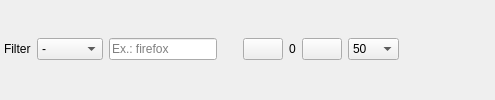
        <widget class="QFrame" name="navToolBar">
         <property name="frameShape">
          <enum>QFrame::Shape::NoFrame</enum>
         </property>
         <property name="frameShadow">
          <enum>QFrame::Shadow::Raised</enum>
         </property>
         <layout class="QHBoxLayout" name="horizontalLayout_17">
          <property name="leftMargin">
           <number>4</number>
          </property>
          <property name="topMargin">
           <number>2</number>
          </property>
          <property name="rightMargin">
           <number>4</number>
          </property>
          <property name="bottomMargin">
           <number>4</number>
          </property>
          <item>
           <widget class="QLabel" name="label_4">
            <property name="text">
             <string>Filter</string>
            </property>
           </widget>
          </item>
          <item>
           <widget class="QComboBox" name="comboAction">
            <item>
             <property name="text">
              <string>-</string>
             </property>
            </item>
            <item>
             <property name="text">
              <string>Allow</string>
             </property>
             <property name="icon">
              <iconset theme="emblem-default">
               <normaloff>../../../../../../../../../../../../../../../../../../../../../../../../../../../../../../../../../../../../../../../../../../../../../../../../../../../../../../../../../../../../../../../../../../../../../../../../../../../../../../../../../../../../../../../../../../../../../../../../../../../../../../../../../../../../../../../../../../../../.designer/backup</normaloff>../../../../../../../../../../../../../../../../../../../../../../../../../../../../../../../../../../../../../../../../../../../../../../../../../../../../../../../../../../../../../../../../../../../../../../../../../../../../../../../../../../../../../../../../../../../../../../../../../../../../../../../../../../../../../../../../../../../../.designer/backup</iconset>
             </property>
            </item>
            <item>
             <property name="text">
              <string>Drop</string>
             </property>
             <property name="icon">
              <iconset theme="emblem-important">
               <normaloff>../../../../../../../../../../../../../../../../../../../../../../../../../../../../../../../../../../../../../../../../../../../../../../../../../../../../../../../../../../../../../../../../../../../../../../../../../../../../../../../../../../../../../../../../../../../../../../../../../../../../../../../../../../../../../../../../../../../../.designer/backup</normaloff>../../../../../../../../../../../../../../../../../../../../../../../../../../../../../../../../../../../../../../../../../../../../../../../../../../../../../../../../../../../../../../../../../../../../../../../../../../../../../../../../../../../../../../../../../../../../../../../../../../../../../../../../../../../../../../../../../../../../.designer/backup</iconset>
             </property>
            </item>
            <item>
             <property name="text">
              <string>Reject</string>
             </property>
             <property name="icon">
              <iconset theme="window-close">
               <normaloff>../../../../../../../../../../../../../../../../../../../../../../../../../../../../../../../../../../../../../../../../../../../../../../../../../../.designer/backup</normaloff>../../../../../../../../../../../../../../../../../../../../../../../../../../../../../../../../../../../../../../../../../../../../../../../../../../.designer/backup</iconset>
             </property>
            </item>
           </widget>
          </item>
          <item>
           <widget class="QLineEdit" name="filterLine">
            <property name="text">
             <string notr="true" />
            </property>
            <property name="frame">
             <bool>true</bool>
            </property>
            <property name="placeholderText">
             <string>Ex.: firefox</string>
            </property>
            <property name="clearButtonEnabled">
             <bool>true</bool>
            </property>
           </widget>
          </item>
          <item>
           <spacer name="horizontalSpacer_3">
            <property name="orientation">
             <enum>Qt::Horizontal</enum>
            </property>
            <property name="sizeType">
             <enum>QSizePolicy::Policy::Minimum</enum>
            </property>
            <property name="sizeHint" stdset="0">
             <size>
              <width>20</width>
              <height>20</height>
             </size>
            </property>
           </spacer>
          </item>
          <item>
           <widget class="QPushButton" name="prevButton">
            <property name="text">
             <string />
            </property>
            <property name="icon">
             <iconset theme="go-previous">
              <normaloff>../../../../../../../../../../../../../../../../../../../../../../../../../../../../../../../../../../../../../../../../../../../../../../../../../../.designer/backup</normaloff>../../../../../../../../../../../../../../../../../../../../../../../../../../../../../../../../../../../../../../../../../../../../../../../../../../.designer/backup</iconset>
            </property>
           </widget>
          </item>
          <item>
           <widget class="QLabel" name="labelRowsCount">
            <property name="text">
             <string>0</string>
            </property>
           </widget>
          </item>
          <item>
           <widget class="QPushButton" name="nextButton">
            <property name="text">
             <string />
            </property>
            <property name="icon">
             <iconset theme="go-next">
              <normaloff>../../../../../../../../../../../../../../../../../../../../../../../../../../../../../../../../../../../../../../../../../../../../../../../../../../.designer/backup</normaloff>../../../../../../../../../../../../../../../../../../../../../../../../../../../../../../../../../../../../../../../../../../../../../../../../../../.designer/backup</iconset>
            </property>
           </widget>
          </item>
          <item>
           <widget class="QComboBox" name="limitCombo">
            <property name="currentIndex">
             <number>0</number>
            </property>
            <property name="sizeAdjustPolicy">
             <enum>QComboBox::SizeAdjustPolicy::AdjustToContents</enum>
            </property>
            <item>
             <property name="text">
              <string>50</string>
             </property>
            </item>
            <item>
             <property name="text">
              <string>100</string>
             </property>
            </item>
            <item>
             <property name="text">
              <string>200</string>
             </property>
            </item>
            <item>
             <property name="text">
              <string>300</string>
             </property>
            </item>
            <item>
             <property name="text">
              <string />
             </property>
            </item>
           </widget>
          </item>
          <item>
           <widget class="QPushButton" name="cmdCleanSql">
            <property name="toolTip">
             <string>Delete all intercepted events</string>
            </property>
            <property name="text">
             <string />
            </property>
            <property name="icon">
             <iconset theme="edit-clear-all">
              <normaloff>../../../../../../../../../../../../../../../../../../../../../../../../../../../../../../../../../../../../../../../../../../../../../../../../../../../../../../../../../../../../../../../../../../../../../../../../../../.designer/backup</normaloff>../../../../../../../../../../../../../../../../../../../../../../../../../../../../../../../../../../../../../../../../../../../../../../../../../../../../../../../../../../../../../../../../../../../../../../../../../../.designer/backup</iconset>
            </property>
            <property name="flat">
             <bool>true</bool>
            </property>
           </widget>
          </item>
          <item>
           <widget class="QPushButton" name="helpButton">
            <property name="text">
             <string />
            </property>
            <property name="icon">
             <iconset theme="help-browser">
              <normaloff>../../../../../../../../../../../../../../../../../../../../../../../../../../../../../../../../../../../../../../../../../../../../../../../../../../.designer/backup</normaloff>../../../../../../../../../../../../../../../../../../../../../../../../../../../../../../../../../../../../../../../../../../../../../../../../../../.designer/backup</iconset>
            </property>
            <property name="flat">
             <bool>true</bool>
            </property>
           </widget>
          </item>
         </layout>
        </widget>
